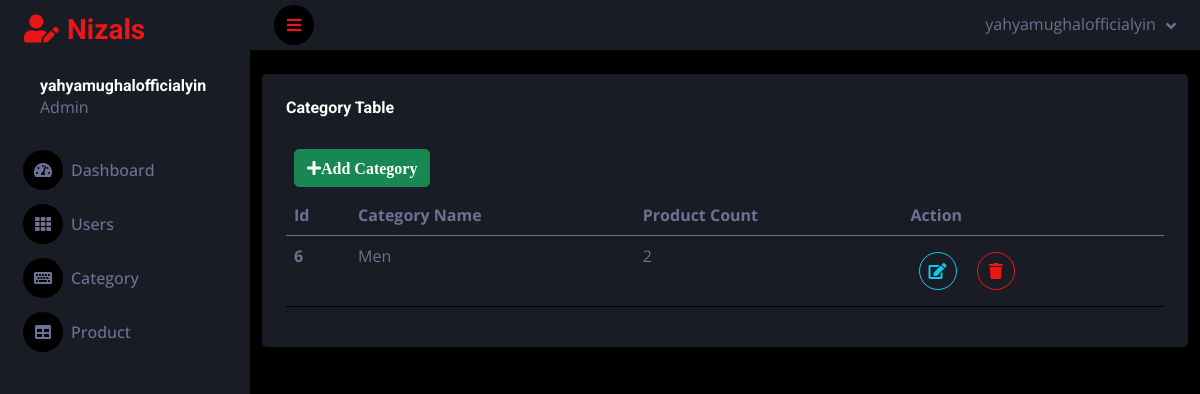
Screenshot of /admin/category.php (signed in) with the database file from the repository.
### tables this page shows
CREATE TABLE `category` (
  `cat_id` int(11) NOT NULL,
  `name` varchar(50) NOT NULL,
  `product_count` int(11) NOT NULL
);

### admin/category.php (the view, shortened to what this page needs)
<!DOCTYPE html>
<html lang="en">
<head>
    <link href="https://cdnjs.cloudflare.com/ajax/libs/font-awesome/5.10.0/css/all.min.css" rel="stylesheet">
    <link href="https://cdn.jsdelivr.net/npm/bootstrap-icons@1.4.1/font/bootstrap-icons.css" rel="stylesheet">
    <link href="lib/owlcarousel/assets/owl.carousel.min.css" rel="stylesheet">
    <link href="lib/tempusdominus/css/tempusdominus-bootstrap-4.min.css" rel="stylesheet" />
    <link href="css/bootstrap.min.css" rel="stylesheet">
    <link href="css/style.css" rel="stylesheet">
</head>
<body>
    <div class="container-fluid position-relative d-flex p-0">
        <?php include "navbar.php" ?>
        <?php
include "config.php";
$sql = "SELECT c.cat_id, c.name, COUNT(p.p_id) AS product_count
        FROM category c
        LEFT JOIN product p ON c.cat_id = p.category_id
        GROUP BY c.cat_id, c.name";
$result = $conn->query($sql);
?>
<div class="container">
    <div class="row justify-content-center">
        <div class="col-12 mt-4">
            <div class="bg-secondary rounded h-100 p-4">
                <h6 class="mb-4">Category Table</h6>
                <a href="add-category.php"><button type="button" class="btn btn-success m-2"><i class="fa fa-plus">Add Category</i></button></a>
                <div class="table-responsive">
                    <table class="table">
                        <thead>
                            <tr>
                                <th scope="col">Id</th>
                                <th scope="col">Category Name</th>
                                <th scope="col">Product Count</th>
                                <th scope="col">Action</th>
                            </tr>
                        </thead>
                        <tbody>
                            <?php while ($row = $result->fetch_assoc()) : ?>
                                <tr>
                                    <th scope="row"><?php echo $row['cat_id']; ?></th>
                                    <td><?php echo $row['name']; ?></td>
                                    <td><?php echo $row['product_count']; ?></td>
                                    <td>
                                        <a href="update-category.php?id=<?php echo $row["cat_id"] ?>"><button type="button" class="btn btn-square btn-outline-info m-2"><i class="fa fa-edit"></i></button></a>
                                        <a href="delete-category.php?id=<?php echo $row["cat_id"] ?>"><button type="button" class="btn btn-square btn-outline-primary m-2"><i class="fa fa-trash"></i></button></a>
                                    </td>
                                </tr>
                            <?php endwhile; ?>
                        </tbody>
                    </table>
                </div>
            </div>
        </div>
    </div>
</div>

### admin/css/style.css (style rules this page uses)
:root { --primary: #EB1616; --secondary: #191C24; --light: #6C7293; --dark: #000000; }
.btn { transition: .5s; }
.btn-square { width: 38px; height: 38px; }
.btn-square, .btn-sm-square, .btn-lg-square { padding: 0; display: inline-flex; align-items: center; justify-content: center; font-weight: normal; border-radius: 50px; }

### rows the page displays
category: cat_id "6", name "Men", product_count "2"

### other values shown
$_SESSION['uname'] "yahyamughalofficialyin"
